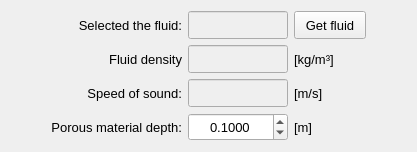
           <widget class="QFrame" name="frame_plot_setup">
            <property name="frameShape">
             <enum>QFrame::NoFrame</enum>
            </property>
            <property name="frameShadow">
             <enum>QFrame::Raised</enum>
            </property>
            <layout class="QGridLayout" name="gridLayout_18">
             <item row="1" column="1">
              <widget class="QLabel" name="label_36">
               <property name="font">
                <font>
                 <pointsize>10</pointsize>
                </font>
               </property>
               <property name="text">
                <string>Fluid density</string>
               </property>
               <property name="alignment">
                <set>Qt::AlignRight|Qt::AlignTrailing|Qt::AlignVCenter</set>
               </property>
              </widget>
             </item>
             <item row="1" column="2">
              <widget class="QLineEdit" name="lineEdit_fluid_density">
               <property name="enabled">
                <bool>false</bool>
               </property>
               <property name="minimumSize">
                <size>
                 <width>100</width>
                 <height>28</height>
                </size>
               </property>
               <property name="maximumSize">
                <size>
                 <width>100</width>
                 <height>28</height>
                </size>
               </property>
               <property name="font">
                <font>
                 <pointsize>10</pointsize>
                </font>
               </property>
               <property name="focusPolicy">
                <enum>Qt::ClickFocus</enum>
               </property>
               <property name="text">
                <string/>
               </property>
               <property name="alignment">
                <set>Qt::AlignCenter</set>
               </property>
              </widget>
             </item>
             <item row="3" column="3">
              <widget class="QLabel" name="label_17">
               <property name="font">
                <font>
                 <pointsize>10</pointsize>
                </font>
               </property>
               <property name="text">
                <string>[m]</string>
               </property>
               <property name="alignment">
                <set>Qt::AlignLeading|Qt::AlignLeft|Qt::AlignVCenter</set>
               </property>
              </widget>
             </item>
             <item row="0" column="3">
              <widget class="QPushButton" name="pushButton_get_fluid">
               <property name="minimumSize">
                <size>
                 <width>72</width>
                 <height>0</height>
                </size>
               </property>
               <property name="maximumSize">
                <size>
                 <width>72</width>
                 <height>28</height>
                </size>
               </property>
               <property name="font">
                <font>
                 <pointsize>10</pointsize>
                </font>
               </property>
               <property name="text">
                <string>Get fluid</string>
               </property>
              </widget>
             </item>
             <item row="3" column="0">
              <spacer name="horizontalSpacer_14">
               <property name="orientation">
                <enum>Qt::Horizontal</enum>
               </property>
               <property name="sizeHint" stdset="0">
                <size>
                 <width>40</width>
                 <height>20</height>
                </size>
               </property>
              </spacer>
             </item>
             <item row="3" column="4">
              <spacer name="horizontalSpacer_18">
               <property name="orientation">
                <enum>Qt::Horizontal</enum>
               </property>
               <property name="sizeHint" stdset="0">
                <size>
                 <width>40</width>
                 <height>20</height>
                </size>
               </property>
              </spacer>
             </item>
             <item row="3" column="2">
              <widget class="QDoubleSpinBox" name="doubleSpinBox_porous_material_depth">
               <property name="minimumSize">
                <size>
                 <width>100</width>
                 <height>28</height>
                </size>
               </property>
               <property name="maximumSize">
                <size>
                 <width>100</width>
                 <height>28</height>
                </size>
               </property>
               <property name="font">
                <font>
                 <pointsize>10</pointsize>
                </font>
               </property>
               <property name="alignment">
                <set>Qt::AlignCenter</set>
               </property>
               <property name="decimals">
                <number>4</number>
               </property>
               <property name="minimum">
                <double>0.001000000000000</double>
               </property>
               <property name="maximum">
                <double>100.000000000000000</double>
               </property>
               <property name="singleStep">
                <double>0.050000000000000</double>
               </property>
               <property name="value">
                <double>0.100000000000000</double>
               </property>
              </widget>
             </item>
             <item row="3" column="1">
              <widget class="QLabel" name="label_16">
               <property name="font">
                <font>
                 <pointsize>10</pointsize>
                </font>
               </property>
               <property name="text">
                <string>Porous material depth:</string>
               </property>
               <property name="alignment">
                <set>Qt::AlignRight|Qt::AlignTrailing|Qt::AlignVCenter</set>
               </property>
              </widget>
             </item>
             <item row="0" column="2">
              <widget class="QLineEdit" name="lineEdit_selected_fluid">
               <property name="enabled">
                <bool>false</bool>
               </property>
               <property name="minimumSize">
                <size>
                 <width>100</width>
                 <height>28</height>
                </size>
               </property>
               <property name="maximumSize">
                <size>
                 <width>100</width>
                 <height>28</height>
                </size>
               </property>
               <property name="font">
                <font>
                 <pointsize>10</pointsize>
                </font>
               </property>
               <property name="focusPolicy">
                <enum>Qt::ClickFocus</enum>
               </property>
               <property name="text">
                <string/>
               </property>
               <property name="alignment">
                <set>Qt::AlignCenter</set>
               </property>
              </widget>
             </item>
             <item row="0" column="1">
              <widget class="QLabel" name="label_31">
               <property name="font">
                <font>
                 <pointsize>10</pointsize>
                </font>
               </property>
               <property name="text">
                <string>Selected the fluid:</string>
               </property>
               <property name="alignment">
                <set>Qt::AlignRight|Qt::AlignTrailing|Qt::AlignVCenter</set>
               </property>
              </widget>
             </item>
             <item row="2" column="1">
              <widget class="QLabel" name="label_47">
               <property name="font">
                <font>
                 <pointsize>10</pointsize>
                </font>
               </property>
               <property name="text">
                <string>Speed of sound:</string>
               </property>
               <property name="alignment">
                <set>Qt::AlignRight|Qt::AlignTrailing|Qt::AlignVCenter</set>
               </property>
              </widget>
             </item>
             <item row="2" column="2">
              <widget class="QLineEdit" name="lineEdit_speed_of_sound">
               <property name="enabled">
                <bool>false</bool>
               </property>
               <property name="minimumSize">
                <size>
                 <width>100</width>
                 <height>28</height>
                </size>
               </property>
               <property name="maximumSize">
                <size>
                 <width>100</width>
                 <height>28</height>
                </size>
               </property>
               <property name="font">
                <font>
                 <pointsize>10</pointsize>
                </font>
               </property>
               <property name="focusPolicy">
                <enum>Qt::ClickFocus</enum>
               </property>
               <property name="text">
                <string/>
               </property>
               <property name="alignment">
                <set>Qt::AlignCenter</set>
               </property>
              </widget>
             </item>
             <item row="1" column="3">
              <widget class="QLabel" name="label_48">
               <property name="font">
                <font>
                 <pointsize>10</pointsize>
                </font>
               </property>
               <property name="text">
                <string>[kg/m³]</string>
               </property>
               <property name="alignment">
                <set>Qt::AlignLeading|Qt::AlignLeft|Qt::AlignVCenter</set>
               </property>
              </widget>
             </item>
             <item row="2" column="3">
              <widget class="QLabel" name="label_49">
               <property name="font">
                <font>
                 <pointsize>10</pointsize>
                </font>
               </property>
               <property name="text">
                <string>[m/s]</string>
               </property>
               <property name="alignment">
                <set>Qt::AlignLeading|Qt::AlignLeft|Qt::AlignVCenter</set>
               </property>
              </widget>
             </item>
            </layout>
           </widget>
